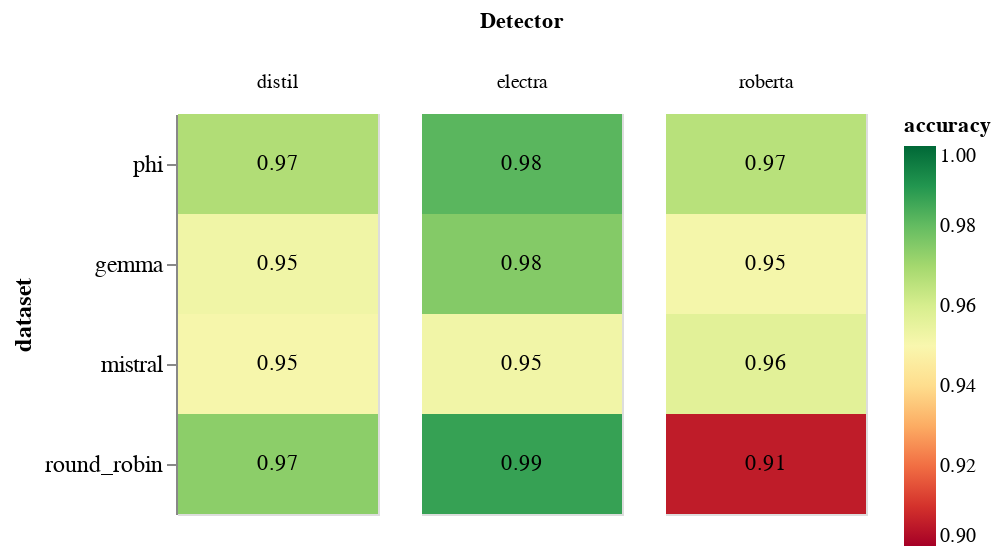

The notebook cell saved with this chart:
### Markdown cell above
### No cross model

### Code cell
# only keep entries where trained_on_dataset == dataset
no_cross_model_df = freeze_base_df[freeze_base_df["trained_on_dataset"] == freeze_base_df["dataset"]]

heatmap = alt.Chart(no_cross_model_df).mark_rect().encode(
    alt.Y('dataset:N', sort=None),
    #alt.Y('detector_short_name:N', sort=None, title="Detector"),
    alt.Color('accuracy:Q').scale(scheme='redyellowgreen', domain=(0.90, 1)),
    #alt.Row("trained_on_dataset:N", title="Dataset used for training"),
).properties(
    width=100,
    height=200
)

heatmap_text = alt.Chart(no_cross_model_df).mark_text(baseline='middle').encode(
    #alt.X('dataset:N', sort=None, title="Dataset used for training and testing"),
    alt.Y('dataset:N', sort=None),
    #alt.Y('detector_short_name:N', sort=None, title="Detector"),
    text='accuracy:Q',
    color=alt.condition(
        alt.datum.accuracy > 0.5,
        alt.value('black'),
        alt.value('white')
    )
).properties(
    width=100,
    height=200
)

chart = alt.layer(heatmap, heatmap_text).facet(
    column=alt.Column("detector_short_name:N", title="Detector")
).configure(
    numberFormat='0.2f'
).configure_axis(
    labelFontSize=12,
    titleFontSize=12
)
chart.save("notebooks/plots/heatmap_no_cross_llm.png")
chart

### Figure 1 — Vega-Lite specification as saved in the notebook (floating-point values rounded to 4 significant figures)
{"config": {"view": {"continuousWidth": 300, "continuousHeight": 300}, "axis": {"labelFontSize": 12, "titleFontSize": 12}, "numberFormat": "0.2f"}, "data": {"name": "data-3c28a08c98880b1871a8f9ec4015831f"}, "facet": {"column": {"field": "detector_short_name", "title": "Detector", "type": "nominal"}}, "spec": {"layer": [{"mark": {"type": "rect"}, "encoding": {"color": {"field": "accuracy", "scale": {"scheme": "redyellowgreen", "domain": [0.9, 1]}, "type": "quantitative"}, "y": {"field": "dataset", "sort": null, "type": "nominal"}}}, {"mark": {"type": "text", "baseline": "middle"}, "encoding": {"color": {"condition": {"test": "(datum.accuracy > 0.5)", "value": "black"}, "value": "white"}, "text": {"field": "accuracy", "type": "quantitative"}, "y": {"field": "dataset", "sort": null, "type": "nominal"}}}], "height": 200, "width": 100}, "$schema": "https://vega.github.io/schema/vega-lite/v5.17.0.json", "datasets": {"data-3c28a08c98880b1871a8f9ec4015831f": [{"dataset": "phi", "accuracy": 0.9661, "precision": 0.9405, "recall": 0.9951, "f1_score": 0.967, "fp_rate": 0.06301, "std_accuracy": 0.003887, "std_precision": 0.007039, "std_recall": 0.00217, "std_f1_score": 0.003831, "std_fp_rate": 0.007519, "TP": 991.9, "TN": 932.5, "FP": 62.7, "FN": 4.901, "base_detector": "roberta_large", "trained_on_dataset": "phi", "detector": "roberta_large_phi", "detector_short_name": "roberta", "detector_name": "roberta_phi"}, {"dataset": "phi", "accuracy": 0.9816, "precision": 0.9699, "recall": 0.994, "f1_score": 0.9818, "fp_rate": 0.03087, "std_accuracy": 0.002999, "std_precision": 0.005423, "std_recall": 0.002324, "std_f1_score": 0.002999, "std_fp_rate": 0.005537, "TP": 990.8, "TN": 964.5, "FP": 30.72, "FN": 6.007, "base_detector": "electra_large", "trained_on_dataset": "phi", "detector": "electra_large_phi", "detector_short_name": "electra", "detector_name": "electra_phi"}, {"dataset": "phi", "accuracy": 0.9675, "precision": 0.9518, "recall": 0.985, "f1_score": 0.9681, "fp_rate": 0.05, "std_accuracy": 0.00408, "std_precision": 0.006826, "std_recall": 0.003688, "std_f1_score": 0.004088, "std_fp_rate": 0.007035, "TP": 981.8, "TN": 945.5, "FP": 49.77, "FN": 14.93, "base_detector": "distil_roberta-base", "trained_on_dataset": "phi", "detector": "distil_roberta-base_phi", "detector_short_name": "distil", "detector_name": "distil_phi"}, {"dataset": "gemma", "accuracy": 0.9525, "precision": 0.9425, "recall": 0.9638, "f1_score": 0.953, "fp_rate": 0.05878, "std_accuracy": 0.004798, "std_precision": 0.007323, "std_recall": 0.006022, "std_f1_score": 0.004851, "std_fp_rate": 0.007605, "TP": 953.3, "TN": 930.7, "FP": 58.12, "FN": 35.81, "base_detector": "distil_roberta-base", "trained_on_dataset": "gemma", "detector": "distil_roberta-base_gemma", "detector_short_name": "distil", "detector_name": "distil_gemma"}, {"dataset": "gemma", "accuracy": 0.9514, "precision": 0.9223, "recall": 0.9858, "f1_score": 0.953, "fp_rate": 0.08305, "std_accuracy": 0.004832, "std_precision": 0.008055, "std_recall": 0.003891, "std_f1_score": 0.004753, "std_fp_rate": 0.008681, "TP": 975.1, "TN": 906.7, "FP": 82.12, "FN": 14.07, "base_detector": "roberta_large", "trained_on_dataset": "gemma", "detector": "roberta_large_gemma", "detector_short_name": "roberta", "detector_name": "roberta_gemma"}, {"dataset": "gemma", "accuracy": 0.975, "precision": 0.9569, "recall": 0.9949, "f1_score": 0.9755, "fp_rate": 0.04489, "std_accuracy": 0.003414, "std_precision": 0.006106, "std_recall": 0.002258, "std_f1_score": 0.00338, "std_fp_rate": 0.006421, "TP": 984.1, "TN": 944.5, "FP": 44.38, "FN": 5.019, "base_detector": "electra_large", "trained_on_dataset": "gemma", "detector": "electra_large_gemma", "detector_short_name": "electra", "detector_name": "electra_gemma"}, {"dataset": "mistral", "accuracy": 0.9569, "precision": 0.9309, "recall": 0.9869, "f1_score": 0.9581, "fp_rate": 0.07305, "std_accuracy": 0.004541, "std_precision": 0.007571, "std_recall": 0.00363, "std_f1_score": 0.004468, "std_fp_rate": 0.008149, "TP": 971.7, "TN": 915.3, "FP": 72.12, "FN": 12.88, "base_detector": "roberta_large", "trained_on_dataset": "mistral", "detector": "roberta_large_mistral", "detector_short_name": "roberta", "detector_name": "roberta_mistral"}, {"dataset": "mistral", "accuracy": 0.9523, "precision": 0.9271, "recall": 0.9818, "f1_score": 0.9536, "fp_rate": 0.07701, "std_accuracy": 0.004725, "std_precision": 0.008022, "std_recall": 0.004273, "std_f1_score": 0.004712, "std_fp_rate": 0.008459, "TP": 966.6, "TN": 911.4, "FP": 76.04, "FN": 17.94, "base_detector": "electra_large", "trained_on_dataset": "mistral", "detector": "electra_large_mistral", "detector_short_name": "electra", "detector_name": "electra_mistral"}, {"dataset": "mistral", "accuracy": 0.9508, "precision": 0.9484, "recall": 0.9533, "f1_score": 0.9508, "fp_rate": 0.05171, "std_accuracy": 0.004733, "std_precision": 0.006814, "std_recall": 0.006645, "std_f1_score": 0.004802, "std_fp_rate": 0.006951, "TP": 938.6, "TN": 936.4, "FP": 51.05, "FN": 45.97, "base_detector": "distil_roberta-base", "trained_on_dataset": "mistral", "detector": "distil_roberta-base_mistral", "detector_short_name": "distil", "detector_name": "distil_mistral"}, {"dataset": "round_robin", "accuracy": 0.987, "precision": 1.0, "recall": 0.9727, "f1_score": 0.986, "fp_rate": 0.0, "std_accuracy": 0.01294, "std_precision": 0.0, "std_recall": 0.02748, "std_f1_score": 0.01432, "std_fp_rate": 0.0, "TP": 35.08, "TN": 38.95, "FP": 0.0, "FN": 0.975, "base_detector": "electra_large", "trained_on_dataset": "round_robin", "detector": "electra_large_round_robin", "detector_short_name": "electra", "detector_name": "electra_round_robin"}, {"dataset": "round_robin", "accuracy": 0.9737, "precision": 1.0, "recall": 0.9451, "f1_score": 0.9714, "fp_rate": 0.0, "std_accuracy": 0.0184, "std_precision": 0.0, "std_recall": 0.03805, "std_f1_score": 0.02041, "std_fp_rate": 0.0, "TP": 34.08, "TN": 38.95, "FP": 0.0, "FN": 1.973, "base_detector": "distil_roberta-base", "trained_on_dataset": "round_robin", "detector": "distil_roberta-base_round_robin", "detector_short_name": "distil", "detector_name": "distil_round_robin"}, {"dataset": "round_robin", "accuracy": 0.9056, "precision": 0.8517, "recall": 0.9727, "f1_score": 0.9071, "fp_rate": 0.1567, "std_accuracy": 0.03398, "std_precision": 0.05605, "std_recall": 0.02748, "std_f1_score": 0.03539, "std_fp_rate": 0.05929, "TP": 35.08, "TN": 32.84, "FP": 6.108, "FN": 0.975, "base_detector": "roberta_large", "trained_on_dataset": "round_robin", "detector": "roberta_large_round_robin", "detector_short_name": "roberta", "detector_name": "roberta_round_robin"}]}}
